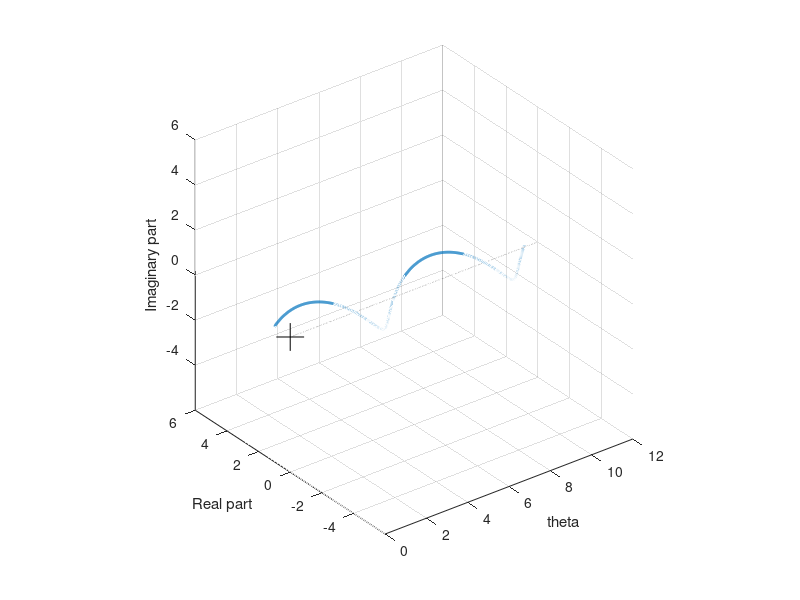

MATLAB code for this plot: (Note: this script raises an error after producing the figure.)
% PlotComplexExponential


z=0:.01:12;
x=cos(z);
y=sin(z);
plot3(z,x,y,'linewidth',2)
ylabel('Real part');
zlabel('Imaginary part');
xlabel('\theta')
xlabel('theta')
grid on;
hold on;
% plot3(z,x,-1+0*y,'k--')
% plot3(z,1+0*x,y,'k--')
plot3(z,0*x,0*y,'k--');
plot3(0,0,0,'k+','markersize',20);
hold off;
axis equal

%
v=VideoWriter('ComplexExponential1.mov','MPEG-4');
v.Quality=95;
open(v);

for i=0:.4:80
    i1=90-i;
    j1=((i-45)^2-45^2)*.002-.1*i;
    ax.View=[i1,j1];
    frame=getframe(gcf);
    writeVideo(v,frame);
    if i<10
        for j=1:3
    writeVideo(v,frame);
        end;
    end;
end;
close(v);

%%
v=VideoWriter('ComplexExponential2.mov','MPEG-4');
v.Quality=95;
open(v);
for i=0:90
    ax.View=[i1*(90-i)/90 j1*(90-i)/90+i];
% for i=0:90,ax.View=[i1*(90-i)/90)+0*.002*((i-45)^2-45^2) i];
    frame=getframe(gcf);
    writeVideo(v,frame);
end;
close(v);
